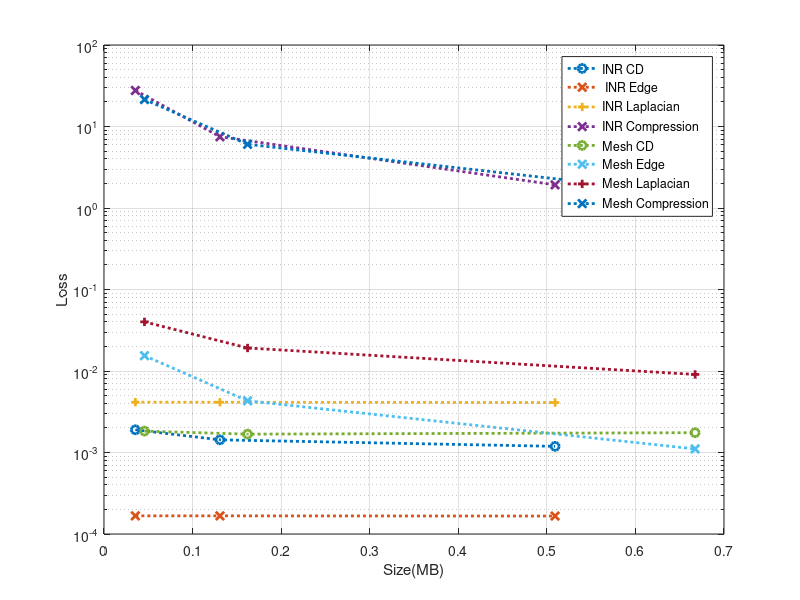

Write the MATLAB code that produced this figure.
a = [
0.0354	144640	0.0019	0.000167	0.004145	0.025702	27.68361582    
0.1309	124836	0.00143	0.000167	0.004137	0.02715	7.486631016
0.5093	115728	0.00119	0.000166	0.004102	0.026583	1.9242097
0.0457	1500	0.00183	0.015409	0.040096	0.267702	21.44420131
0.1621	5000	0.00168	0.004308	0.01916	0.123641	6.045650833
0.6674	20000	0.00175	0.001106	0.009073	0.056477	1.468384777
]
close
semilogy(a(1:3,1),a(1:3,3),'o:','LineWidth',2)
hold on
semilogy(a(1:3,1),a(1:3,4),'x:','LineWidth',2)
semilogy(a(1:3,1),a(1:3,5),'+:','LineWidth',2)
semilogy(a(1:3,1),a(1:3,7),'x:','LineWidth',2)

semilogy(a(4:6,1),a(4:6,3),'o:','LineWidth',2)
semilogy(a(4:6,1),a(4:6,4),'x:','LineWidth',2)
semilogy(a(4:6,1),a(4:6,5),'+:','LineWidth',2)
semilogy(a(4:6,1),a(4:6,7),'x:','Linewidth',2)
ylabel Loss
xlabel Size(MB)

legend({'INR CD',' INR Edge','INR Laplacian','INR Compression','Mesh CD','Mesh Edge', 'Mesh Laplacian', 'Mesh Compression'})
grid on